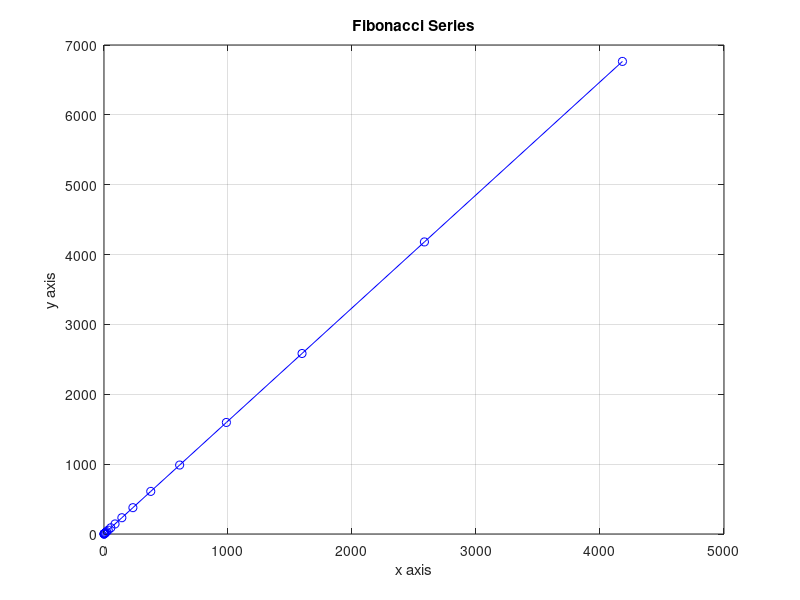

This chart was generated by the following MATLAB code:
function question_3()
  a = 0;
  b = 1;
  c = 0;
  even = 0; %counting even numbers
  odd = 0;  %counting odd numbers
  x = [0];  %ploting variable for x axis
  y =[1];   %ploting variable for y axis
  display('The fibonacci points are:');
%looping criteria for sum less than 1000
  while c < 10000
    if (a+b)<10000
      display(strcat('(',(num2str(a)),',',(num2str(b)),')'));
     endif
%checking for first number
    if mod(a,2) == 0
      even = even + 1;
    else
      odd = odd + 1;
    endif
    c = a + b;
    a = b;
    b = c;
%vector add elements for plotting
    if c < 10000
      x(end + 1) = a;
      y(end + 1) = b;
    endif
  endwhile
  plot(x,y,'bo-');
  grid on;
  title('Fibonacci Series');
  xlabel('x axis');
  ylabel('y axis');
  display(strcat('Total even numbers:',num2str(even)));
  display(strcat('Total odd numbers:',num2str(odd)));
endfunction
